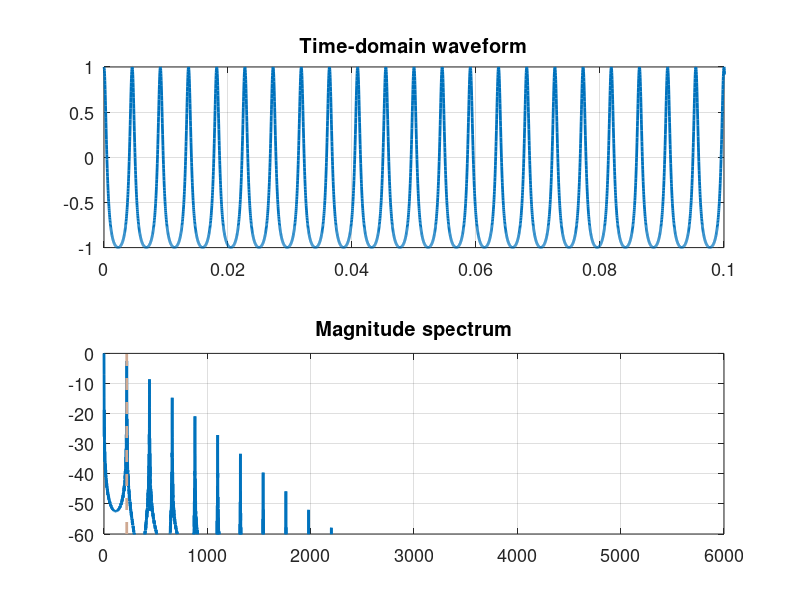

MATLAB code for this plot: (Note: this script raises an error after producing the figure.)
% closed-form loopback FM examples

addpath(genpath('../proofOfConcept'))

% input parameters
fs = 44100;
dur = 1;

% directories for saving
figDir = 'figures/';
audioDir = 'audioExamples/';

% derived parameters
N = fs*dur;
n = 0:1:N-1;
T = 1/fs;

% fft parameters
Nfft = 2^nextpow2(N);
faxis = (fs/2)*linspace(0, 1, Nfft/2+1);

col = colormap('pink');


%% envelope
fadeTime = 0.1; % seconds
fadeSamps = fadeTime*fs;
env = [ones(1, N-fadeSamps) linspace(1, 0, fadeSamps)];


%% changing w0

%f0Vec = [220, 261.63, 329.63, 392, 493.88, 587.33];
f0Vec = [220, 329.63, 493.88];
b0 = -0.5;
Nf = length(f0Vec);

z0Matf0 = zeros(Nf, N);
Z0Matf0Pos = zeros(Nf, Nfft/2+1);
for i=1:Nf
    % synthesize the signal
    w0 = 2*pi*f0Vec(i);
    z0Matf0(i,:) = (b0 + exp(1j*w0*n*T)) ./ (1 + b0*exp(1j*w0*n*T));
    
    z0Matf0(i,:) = z0Matf0(i,:) .* env;
    
    % fft
    Z = fft(real(z0Matf0(i,:)), Nfft);
    Z0Matf0Pos(i,:) = Z(1:Nfft/2+1);
end

%% changing b0

b0Vec = -[0 0.4 0.8];
f0 = 392;
w0 = 2*pi*f0;
Nb0 = length(b0Vec);

z0Matb0 = zeros(Nb0, N);
Z0Matb0Pos = zeros(Nb0, Nfft/2+1);
for i=1:Nb0
    b0 = b0Vec(i);
    z0Matb0(i,:) = (b0 + exp(1j*w0*n*T)) ./ (1 + b0*exp(1j*w0*n*T));
    
    z0Matb0(i,:) = z0Matb0(i,:) .* env;
    
    % fft
    Z = fft(real(z0Matb0(i,:)), Nfft);
    Z0Matb0Pos(i,:) = Z(1:Nfft/2+1);
end


%% plots

% changing w0 for static equation
for i=1:Nf
    f0 = f0Vec(i);
    
    figure
    subplot(211)
    plot(n*T, real(z0Matf0(i,:)), 'linewidth', 2);
    %xlabel('Time (seconds)');
    %ylabel('Amplitude (linear)');
    title('Time-domain waveform');
    xlim([0 0.1])
    set(gca, 'fontsize', 13);
    grid on
    
    subplot(212)
    plot(faxis, 20*log10(abs(Z0Matf0Pos(i,:))/max(abs(Z0Matf0Pos(i,:)))), 'linewidth', 2);
    %plot(faxis, abs(Z0Matf0Pos(i,:)), 'linewidth', 2);
    hold on
    plot([f0 f0], [-60 0], 'color', col(32,:), 'linestyle', '--', 'linewidth', 2);
    %xlabel('Frequency (Hz)')
    %ylabel('Magnitude (dB)')
    title('Magnitude spectrum');
    xlim([0 6000]);
    ylim([-60 0]);
    grid on
    set(gca, 'fontsize', 13);
    
    fig = gcf;
    fig.PaperUnits = 'inches';
    fig.PaperPosition = [0 0 6 3];
    print([figDir 'closedForm_f0' num2str(f0) '.eps'], '-depsc', '-r0')
    %close
end

% changing b0 for static equations
for i=1:Nb0
    b0 = b0Vec(i);
    
    figure
    subplot(211)
    plot(n*T, real(z0Matb0(i,:)), 'linewidth', 2);
    %xlabel('Time (seconds)');
    %ylabel('Amplitude (linear)');
    title('Time-domain waveform');
    xlim([0 0.01])
    set(gca, 'fontsize', 13);
    grid on
    
    subplot(212)
    plot(faxis, 20*log10(abs(Z0Matb0Pos(i,:))/max(abs(Z0Matb0Pos(i,:)))), 'linewidth', 2);
    hold on
    plot([392 392], [-60 0], 'color', col(32,:), 'linestyle', '--', 'linewidth', 2);
    %xlabel('Frequency (Hz)')
    %ylabel('Magnitude (dB)')
    title('Magnitude spectrum');
    xlim([0 12000]);
    ylim([-60 0]);
    grid on
    set(gca, 'fontsize', 13);
    
    fig = gcf;
    fig.PaperUnits = 'inches';
    fig.PaperPosition = [0 0 6 3];
    print([figDir 'closedForm_b0' num2str(b0) '.eps'], '-depsc', '-r0')
    close
end






%% save audio

% chanigng w0
for i=1:Nf
    f0 = f0Vec(i);
    audiowrite([audioDir 'closedForm_b0Static_f0' num2str(f0) '.wav'], scaleForSavingAudio(real(z0Matf0(i,:))), fs);
end

% changing b0
for i=1:Nf
    b0 = b0Vec(i);
    audiowrite([audioDir 'closedForm_f0Static_b0' num2str(b0) '.wav'], scaleForSavingAudio(real(z0Matb0(i,:))), fs);
end
